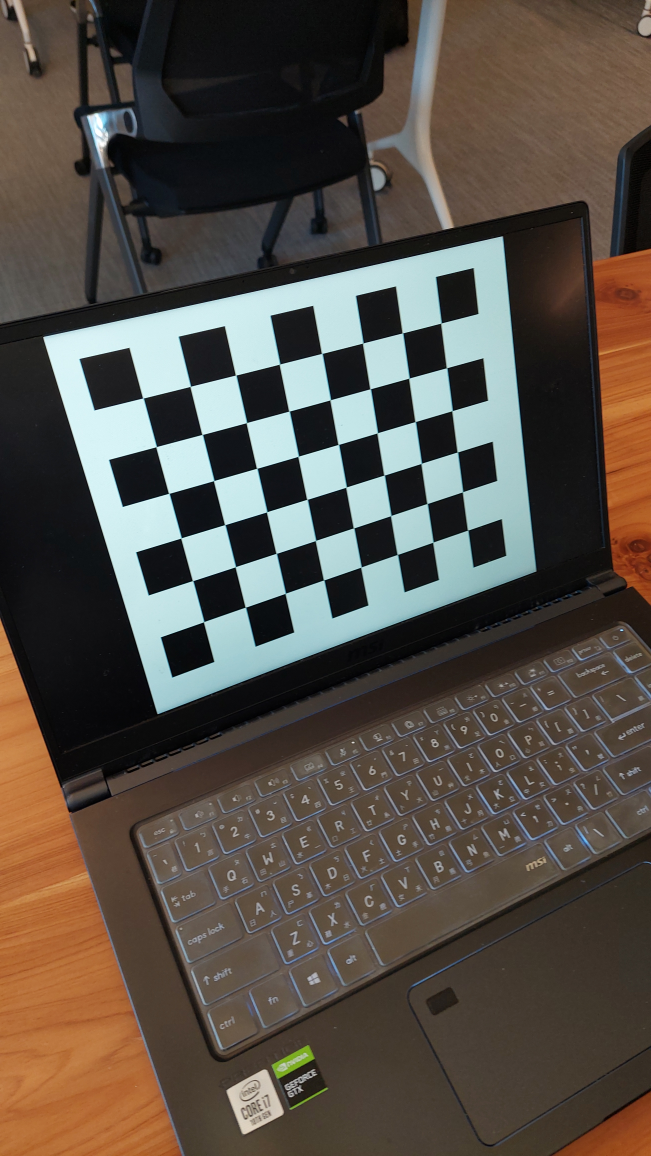
#> input picture code/images/img1.jpg, 2604 x 4624 px (shown at 1/4 size); its folder holds only this picture in this run
$ python camera_calibration.py
#> lines starting #> are read from the running program, lines starting #| are printed output that depends on the picture
import cv2
import numpy as np

CORNER_COUNT = 6, 8
SHRINK_CONST = 6

# termination criteria
criteria = (cv2.TERM_CRITERIA_EPS + cv2.TERM_CRITERIA_MAX_ITER, 30, 0.001)

objp = np.zeros((CORNER_COUNT[0]*CORNER_COUNT[1],3), np.float32)
objp[:,:2] = np.mgrid[0:CORNER_COUNT[0],0:CORNER_COUNT[1]].T.reshape(-1,2)


# Arrays to store object points and image points from all the images.
objpoints = [] # 3d point in real world space
imgpoints = [] # 2d points in image plane.

images = []

for i in range(1, 21):
    img = cv2.imread(f"images/img{i}.jpg", cv2.IMREAD_GRAYSCALE)
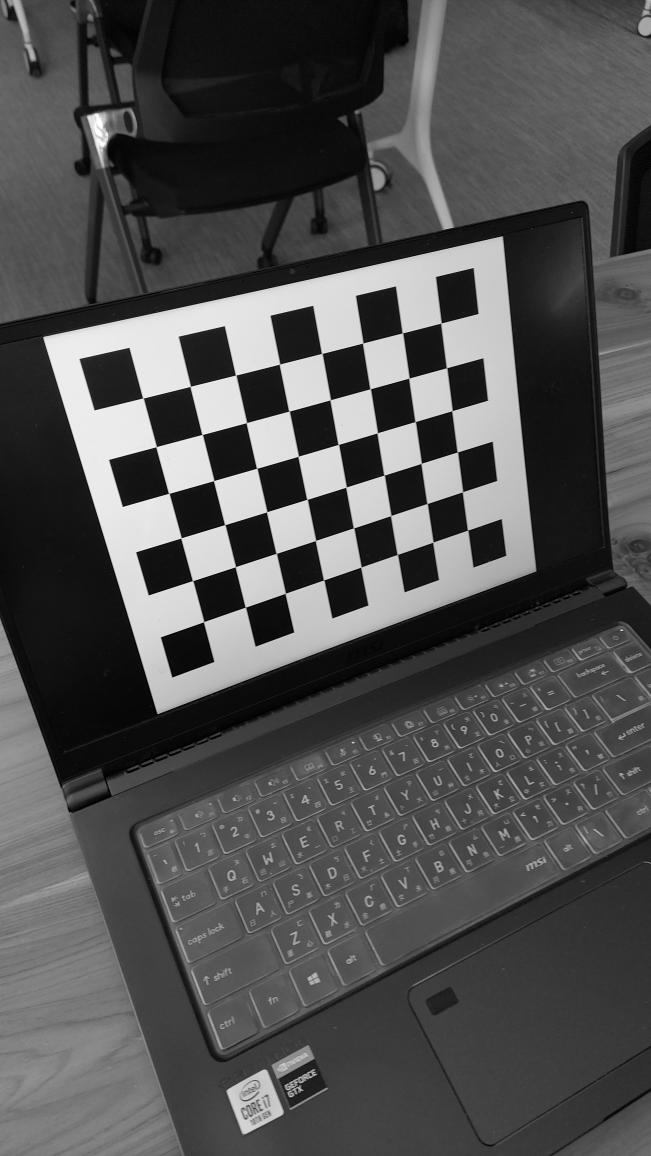
#> img: shape (4624, 2604) (shown at 1/4 size); min 0, max 255, mean 80.6
    # img = cv2.imread(f"../AssignmentIII/AssignmentIII/PartA/images/img{i}.jpg", cv2.IMREAD_GRAYSCALE)
    # img = cv2.resize(img, (img.shape[1]//4, img.shape[0]//4))
    images.append(img)
    # [7 lines of commented-out code are left out]

for img in images:
    # [7 lines of commented-out code are left out]
#> (the run stopped early here; a loop or call above may not have finished)
